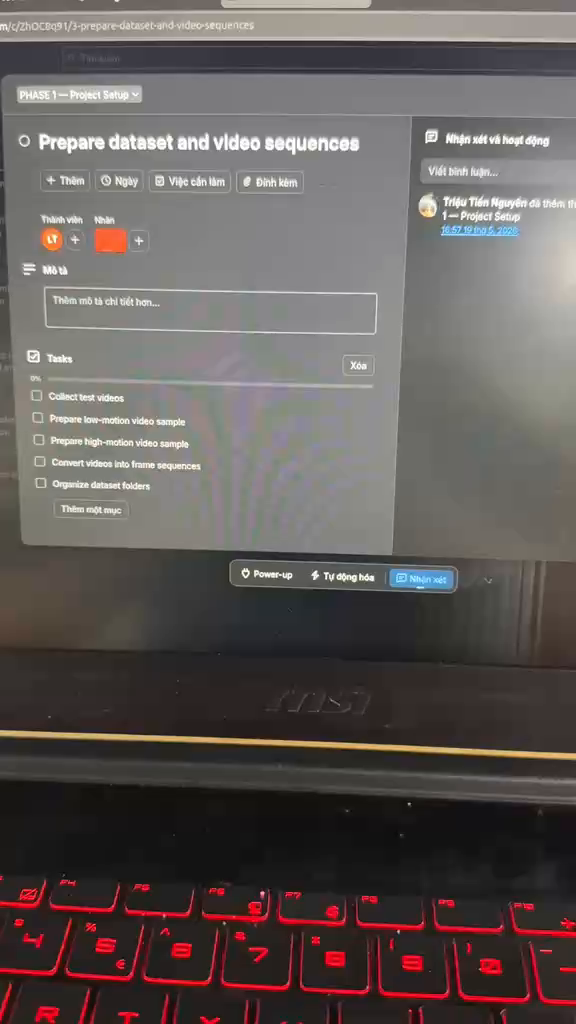
#> input picture frame 0 of data/raw_videos/low_motion.mp4, 576 x 1024 px
$ python run_demo.py
#> lines starting #> are read from the running program, lines starting #| are printed output that depends on the picture
### src/demo/video_clips.py
"""Create demo video clips showcasing motion estimation algorithms."""

from pathlib import Path
from typing import Any

import cv2
import numpy as np

from src.utils.config import Config


def create_demo_video_clips(
    video_path: str | Path,
    output_dir: str | Path,
    num_clips: int = 3,
    clip_duration_seconds: float = 3.0,
) -> list[str]:
    """Create multiple short demo video clips from a source video.

    Args:
        video_path: Path to source video file
        output_dir: Directory to save demo clips
        num_clips: Number of clips to create
        clip_duration_seconds: Duration of each clip in seconds

    Returns:
        List of paths to created demo clips
    """
#> called with num_clips = 3, clip_duration_seconds = 3
    output_path = Path(output_dir)
    output_path.mkdir(parents=True, exist_ok=True)

    video_path = Path(video_path)
    if not video_path.exists():
        print(f"✗ Video file not found: {video_path}")
        return []

    cap = cv2.VideoCapture(str(video_path))
    if not cap.isOpened():
        print(f"✗ Cannot open video: {video_path}")
        return []

    fps = int(cap.get(cv2.CAP_PROP_FPS))
    total_frames = int(cap.get(cv2.CAP_PROP_FRAME_COUNT))
    frame_width = int(cap.get(cv2.CAP_PROP_FRAME_WIDTH))
    frame_height = int(cap.get(cv2.CAP_PROP_FRAME_HEIGHT))

    frames_per_clip = int(clip_duration_seconds * fps)

    if total_frames < frames_per_clip:
        print(f"⚠ Warning: Video is shorter than requested clip duration ({total_frames} frames)")
        num_clips = 1
        frames_per_clip = total_frames

    # Calculate start positions for clips distributed across the video
    clip_starts = []
    if num_clips == 1:
        clip_starts = [0]
    else:
        max_start = total_frames - frames_per_clip
        for i in range(num_clips):
            start_frame = int((max_start / (num_clips - 1)) * i) if num_clips > 1 else 0
            clip_starts.append(start_frame)

    created_clips = []
    fourcc = cv2.VideoWriter_fourcc(*"mp4v")

    for clip_idx, start_frame in enumerate(clip_starts):
        clip_name = f"demo_clip_{clip_idx + 1:02d}.mp4"
        clip_path = output_path / clip_name

        out = cv2.VideoWriter(str(clip_path), fourcc, fps, (frame_width, frame_height))

        cap.set(cv2.CAP_PROP_POS_FRAMES, start_frame)
        frames_written = 0

        for _ in range(frames_per_clip):
            ret, frame = cap.read()
            if not ret:
                break
            out.write(frame)
            frames_written += 1

        out.release()
        created_clips.append(str(clip_path))
        print(f"✓ Created demo clip {clip_idx + 1}: {clip_name} ({frames_written} frames)")
#> this loop made 1 pass
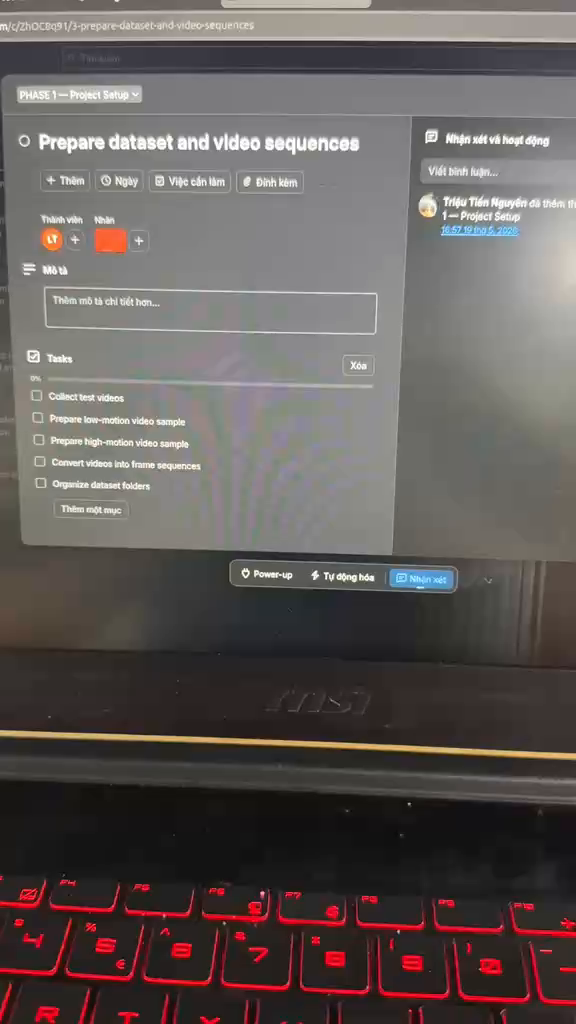
#> input picture frame 0 of data/raw_videos/low_motion.mp4, 576 x 1024 px
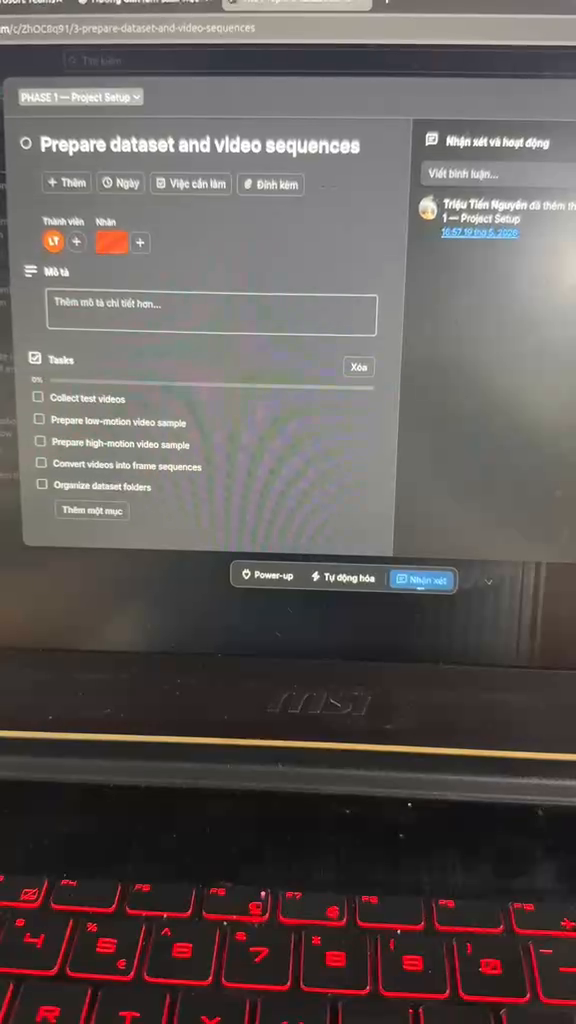
#> input picture frame 5 of data/raw_videos/low_motion.mp4, 576 x 1024 px
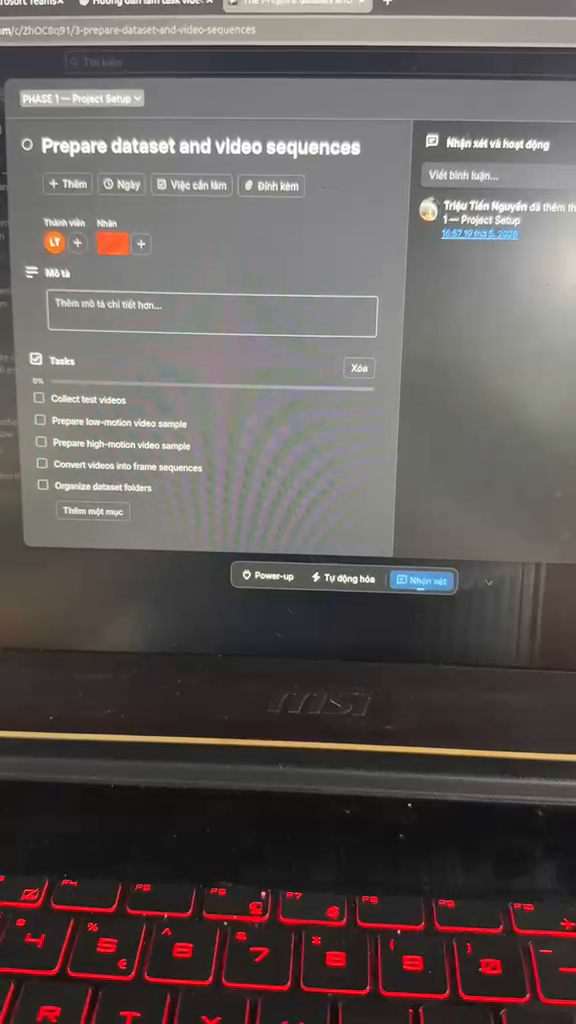
#> input picture frame 9 of data/raw_videos/low_motion.mp4, 576 x 1024 px
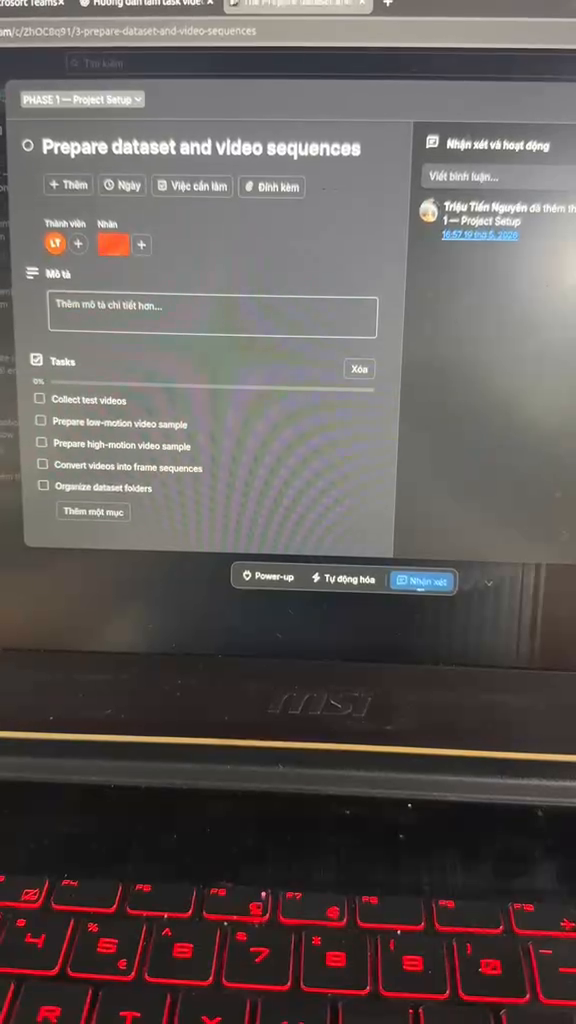
#> input picture frame 13 of data/raw_videos/low_motion.mp4, 576 x 1024 px
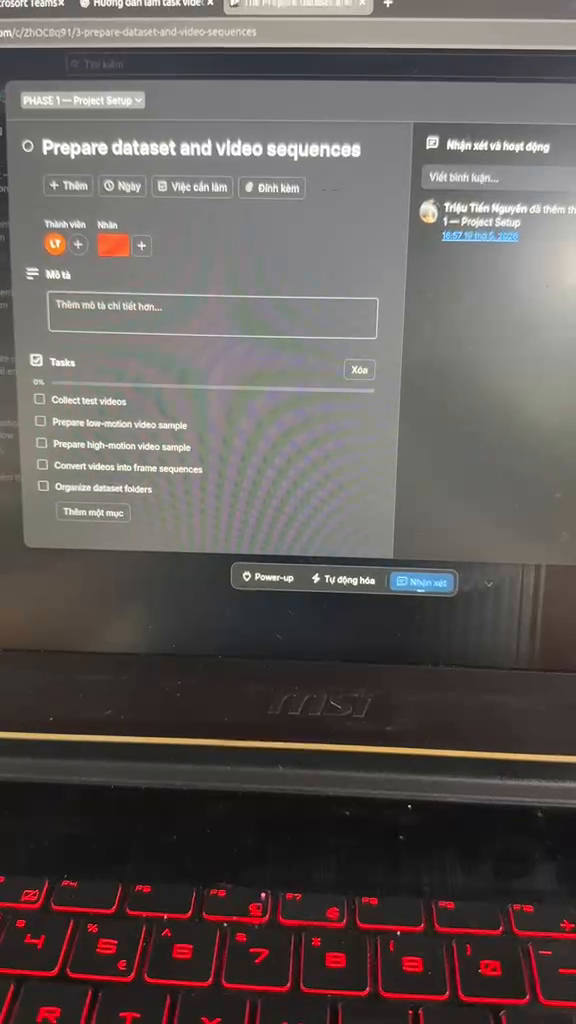
#> input picture frame 18 of data/raw_videos/low_motion.mp4, 576 x 1024 px
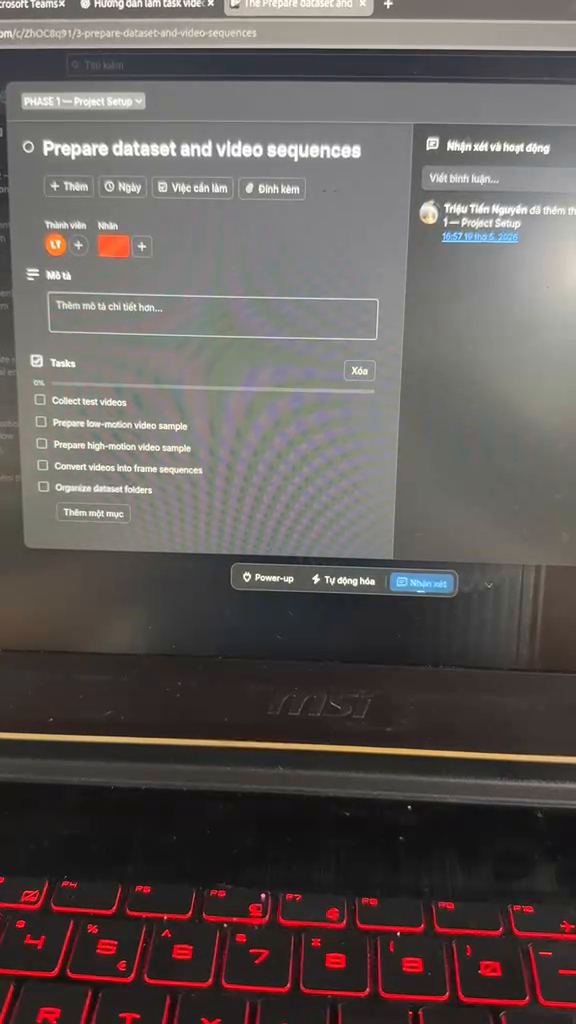
#> input picture frame 24 of data/raw_videos/low_motion.mp4, 576 x 1024 px
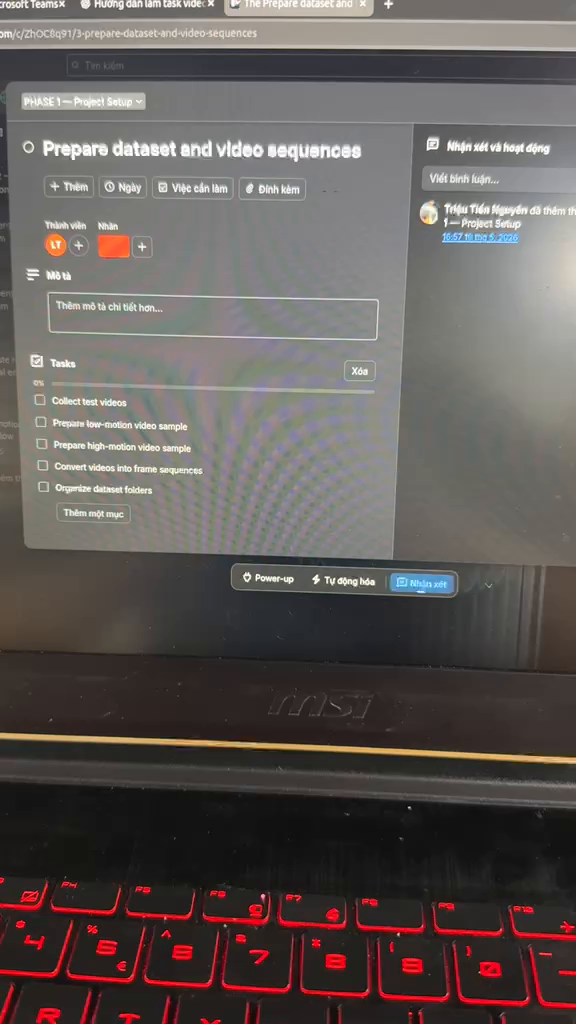
#> input picture frame 27 of data/raw_videos/low_motion.mp4, 576 x 1024 px

    cap.release()
    return created_clips


# [63 lines left out: function create_comparison_video, not called in this run]


def create_all_demo_clips(output_base_dir: str | Path = None) -> dict[str, Any]:
    """Create a full set of demo video clips for all available videos.

    Args:
        output_base_dir: Base output directory

    Returns:
        Dictionary with created clips and metadata
    """
    if output_base_dir is None:
        output_base_dir = Config.OUTPUT_DIR / "demo_videos"

    output_base_dir = Path(output_base_dir)
    output_base_dir.mkdir(parents=True, exist_ok=True)

    results = {
        "low_motion": [],
        "medium_motion": [],
        "high_motion": [],
        "comparisons": [],
    }

    # Create clips from available videos
    for motion_level in ["low_motion", "medium_motion", "high_motion"]:
        video_path = Config.RAW_VIDEOS_DIR / f"{motion_level}.mp4"
        if video_path.exists():
            clips_dir = output_base_dir / motion_level
            clips = create_demo_video_clips(video_path, clips_dir, num_clips=3, clip_duration_seconds=3.0)
            results[motion_level] = clips

    # Create comparison videos
    comparison_dir = output_base_dir / "comparisons"
    for motion_level in ["low_motion", "medium_motion", "high_motion"]:
        video_path = Config.RAW_VIDEOS_DIR / f"{motion_level}.mp4"
        if video_path.exists():
            comparison_video = create_comparison_video(
                video_path,
                comparison_dir / f"comparison_{motion_level}.mp4",
                duration_seconds=5.0,
                motion_type=motion_level.split("_")[0],
            )
            if comparison_video:
                results["comparisons"].append(comparison_video)

    return results

### src/utils/config.py
"""Configuration constants and project paths."""

from pathlib import Path


class Config:
    """Shared configuration values for the project."""

    PROJECT_ROOT = Path(__file__).resolve().parents[2]
    DATA_DIR = PROJECT_ROOT / "data"
    RAW_VIDEOS_DIR = DATA_DIR / "raw_videos"
    EXTRACTED_FRAMES_DIR = DATA_DIR / "extracted_frames"
    PROCESSED_DIR = DATA_DIR / "processed"

    OUTPUT_DIR = PROJECT_ROOT / "outputs"
    MOTION_VECTORS_DIR = OUTPUT_DIR / "motion_vectors"
    RESIDUAL_FRAMES_DIR = OUTPUT_DIR / "residual_frames"
    VECTOR_VISUALIZATIONS_DIR = OUTPUT_DIR / "vector_visualizations"
    CHARTS_DIR = OUTPUT_DIR / "charts"
    REPORTS_DIR = OUTPUT_DIR / "reports"
    FINAL_PROJECT_DIR = OUTPUT_DIR / "final_project"
    LOGS_DIR = OUTPUT_DIR / "logs"

    SAMPLE_VIDEO = RAW_VIDEOS_DIR / "low_motion.mp4"
    BLOCK_SIZE = 16
    SEARCH_RANGE = 8
    DEFAULT_METRIC = "sad"

    @classmethod
    def validate(cls) -> None:
        """Validate that key directories exist or can be created."""
        cls.OUTPUT_DIR.mkdir(parents=True, exist_ok=True)
        cls.DATA_DIR.mkdir(parents=True, exist_ok=True)
        cls.RAW_VIDEOS_DIR.mkdir(parents=True, exist_ok=True)
        cls.EXTRACTED_FRAMES_DIR.mkdir(parents=True, exist_ok=True)
        cls.PROCESSED_DIR.mkdir(parents=True, exist_ok=True)
        cls.REPORTS_DIR.mkdir(parents=True, exist_ok=True)
        cls.FINAL_PROJECT_DIR.mkdir(parents=True, exist_ok=True)

### src/demo/run_demo.py
"""Run the full demo workflow for clips, frames, and screenshots."""
from __future__ import annotations

import shutil
from pathlib import Path
from typing import Any

import cv2

from src.demo.frame_selector import get_representative_frames
from src.demo.video_clips import create_all_demo_clips
from src.motion_estimation.diamond_search import diamond_search_motion_estimation
from src.motion_estimation.full_search import full_search_motion_estimation
from src.preprocessing.grayscale_converter import convert_to_grayscale
from src.residual.residual_generator import generate_residual_frame
from src.utils.config import Config
from src.visualization.visualization_manager import VisualizationManager


# [141 lines left out: functions save_selected_frames, create_demo_screenshots, run_demo, main, not called in this run]


if __name__ == "__main__":
    main()

$ run again, starting later in the video
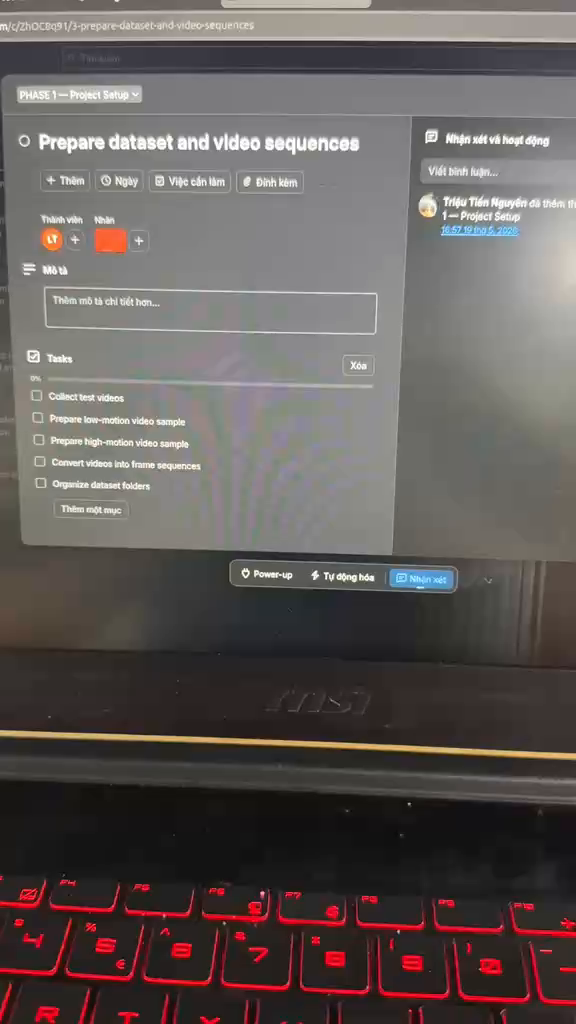
#> input picture frame 0 of data/raw_videos/low_motion.mp4, 576 x 1024 px
#> the loop in create_demo_video_clips, `for clip_idx, start_frame in enumerate(clip_starts):` made 1 pass
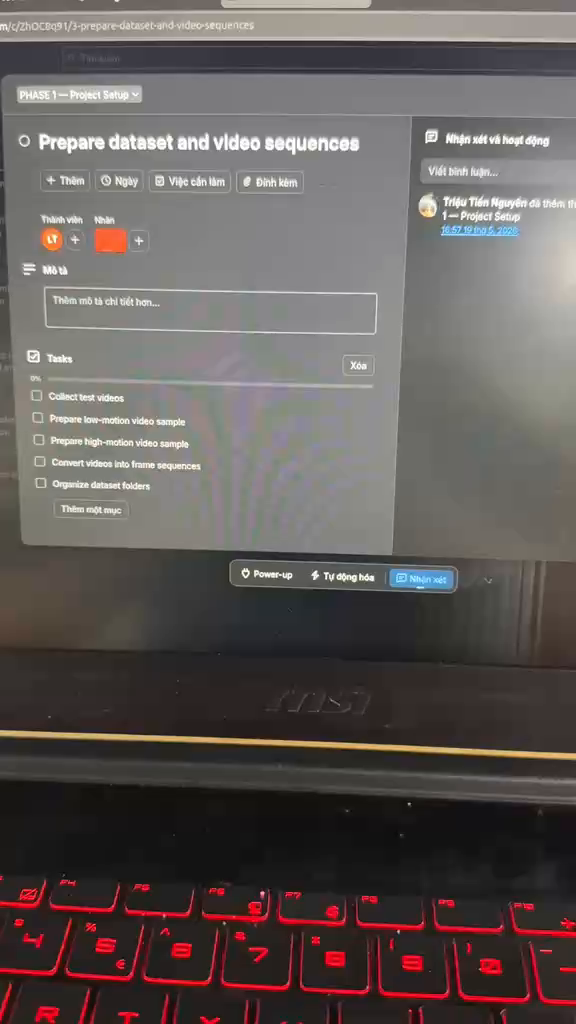
#> input picture frame 0 of data/raw_videos/low_motion.mp4, 576 x 1024 px
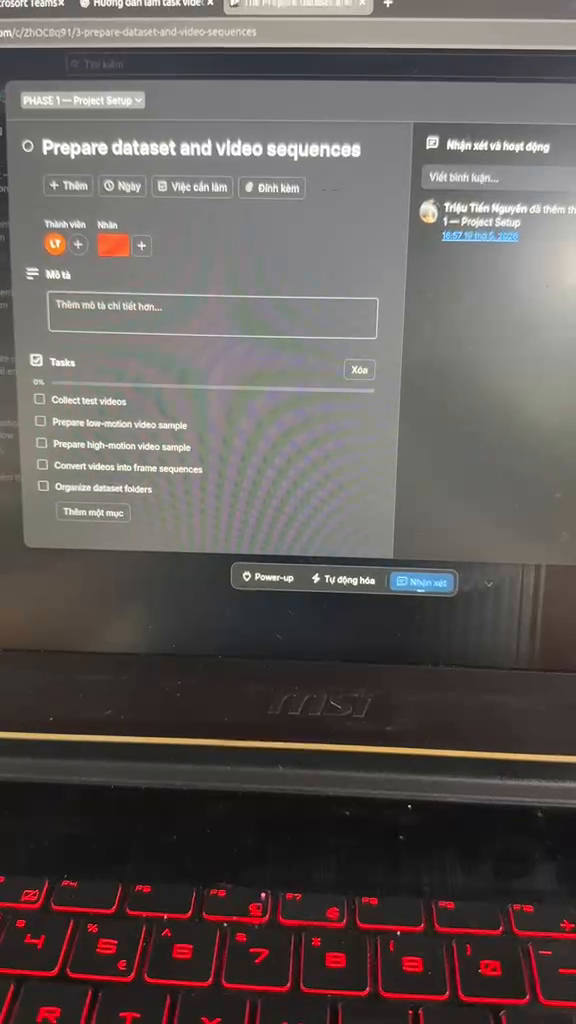
#> input picture frame 18 of data/raw_videos/low_motion.mp4, 576 x 1024 px
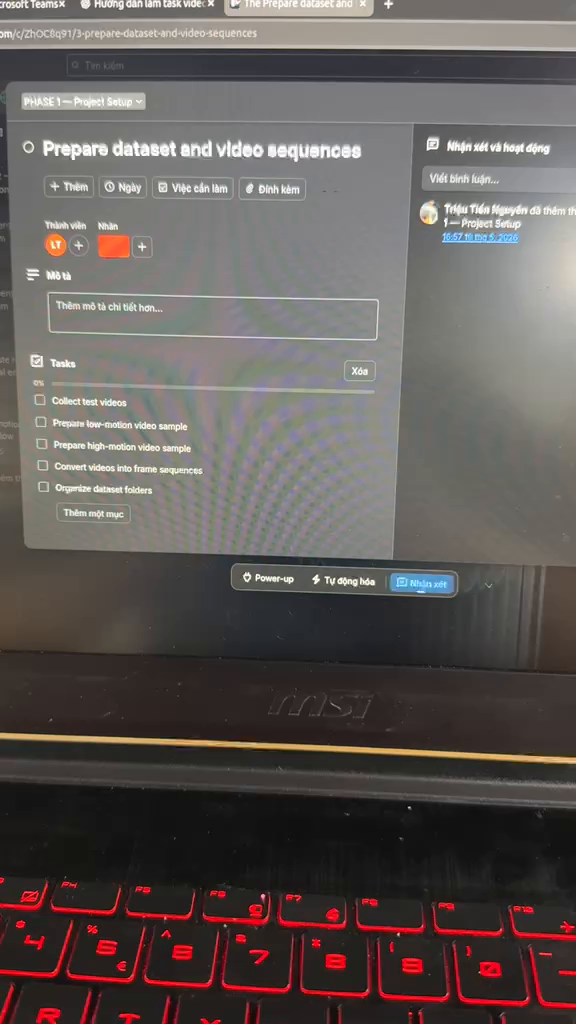
#> input picture frame 27 of data/raw_videos/low_motion.mp4, 576 x 1024 px
